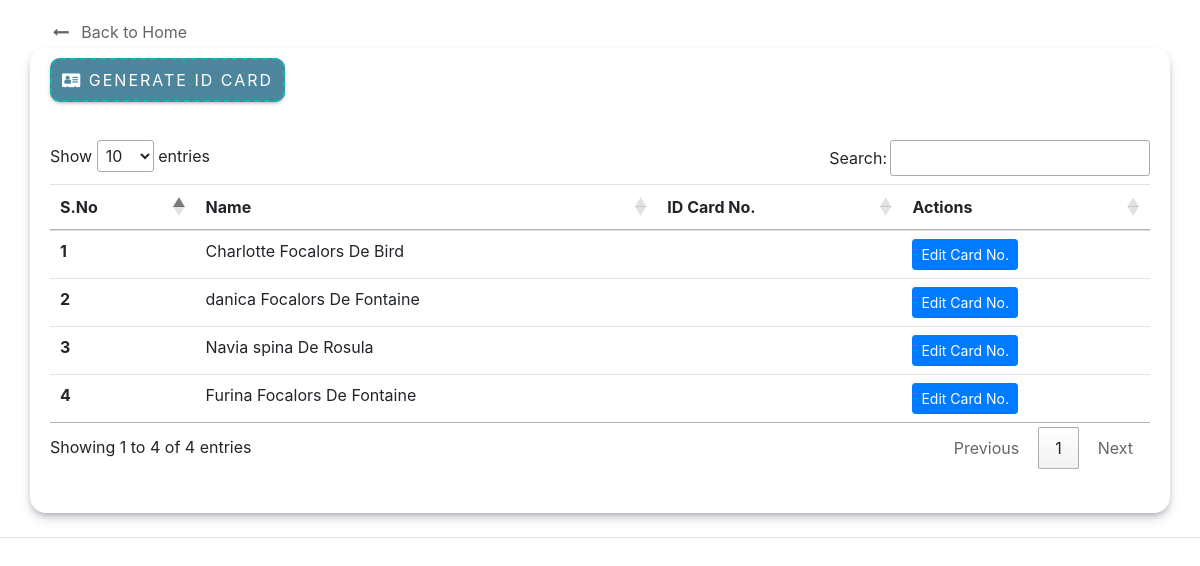
Screenshot of /admin/Idsystem/index.php with the database file from the repository.
### tables this page shows
CREATE TABLE `residents` (
  `id` int(11) NOT NULL,
  `fname` varchar(255) NOT NULL,
  `mname` varchar(255) NOT NULL,
  `lname` varchar(255) NOT NULL,
  `suffix` varchar(255) NOT NULL,
  `sex` varchar(255) NOT NULL,
  `bday` varchar(255) NOT NULL,
  `pob` varchar(255) NOT NULL,
  `religion` varchar(255) NOT NULL,
  `citizenship` varchar(255) NOT NULL,
  `street` varchar(255) NOT NULL,
  `zone` varchar(255) NOT NULL,
  `brgy` varchar(255) NOT NULL,
  `mun` varchar(255) NOT NULL,
  `province` varchar(255) NOT NULL,
  `zipcode` varchar(255) NOT NULL,
  `contact` varchar(255) NOT NULL,
  `educational` varchar(255) NOT NULL,
  `occupation` varchar(255) NOT NULL,
  `civil_status` varchar(255) NOT NULL,
  `labor_status` varchar(255) NOT NULL,
  `voter_status` varchar(255) NOT NULL,
  `pwd_status` varchar(255) NOT NULL,
  `four_p` varchar(255) NOT NULL,
  `vac_status` varchar(255) NOT NULL,
  `status` varchar(255) NOT NULL,
  `longitude` varchar(255) NOT NULL,
  `latitude` varchar(255) NOT NULL,
  `id_card_no` varchar(50) DEFAULT NULL,
  `profile` varchar(255) DEFAULT NULL,
  `qr_code` varchar(255) DEFAULT NULL
);

### admin/Idsystem/index.php (the view, shortened to what this page needs)
<?php
include('config.php');
?>
<!doctype html>
<html lang="en">
<head>
  <link rel="stylesheet" href="https://stackpath.bootstrapcdn.com/bootstrap/4.4.1/css/bootstrap.min.css"
>
  <link rel="stylesheet" href="//cdn.datatables.net/1.10.20/css/jquery.dataTables.min.css">
  <link rel="stylesheet" href="https://cdnjs.cloudflare.com/ajax/libs/font-awesome/4.7.0/css/font-awesome.min.css">
</head>
<body>
  <a href="../home.php" id="backToHome">
    <h7><i class="fa fa-long-arrow-left">&nbsp;&nbsp;</i> Back to Home</h7>
 </a>
  <div class="container my-4 mt-5">
  <a href="id-card.php" class="btn-generate">
  <i class="fa fa-address-card"></i> Generate ID Card
</a>
  <div class="container-main my-4 mt-5">
  <table class="table" id="myTable">
  <thead>
    <tr>
      <th scope="col">S.No</th>
      <th scope="col">Name</th>
      <th scope="col">ID Card No.</th>
      <th scope="col">Actions</th>
    </tr>
  </thead>
  <tbody>
    <?php
      $sql = "SELECT id, fname, mname, lname, id_card_no FROM `residents` ORDER BY id DESC";
      $result = mysqli_query($conn, $sql);
      $sno = 0;
      while($row = mysqli_fetch_assoc($result)){
        $sno++;
        $full_name = $row['fname'] . ' ' . $row['mname'] . ' ' . $row['lname'];
        echo "<tr>
          <th scope='row'>{$sno}</th>
          <td>{$full_name}</td>
          <td>{$row['id_card_no']}</td>
          <td>
            <button class='edit btn btn-sm btn-primary' id='{$row['id']}'>Edit Card No.</button>
          </td>
        </tr>";
      }
    ?>
  </tbody>
</table>
  </div>
  </div>
  <hr>
</body>
</html>

### admin/Idsystem/index.php (style rules this page uses)
.container { padding: 20px; background: rgb(255, 255, 255); border-radius: 1rem; box-shadow: rgba(50, 50, 93, 0.25) 0px 6px 12px -2px, rgba(0, 0, 0, 0.3) 0px 3px 7px -3px; transition: all ease-in-out 0.3s; }
.btn-generate { background-color: #4D869C; padding: 10px; color: #fff; text-transform: uppercase; letter-spacing: 2px; cursor: pointer; border-radius: 10px; border: 2px dashed #00BFA6; box-shadow: rgba(50, 50, 93, 0.25) 0px 2px 5px -1px, rgba(0, 0, 0, 0.3) 0px 1px 3px -1px; transition: .4s; }
#backToHome { position: absolute; top: 20px; left: 10%; transform: translateX(-50%); color: #646665; }

### rows the page displays
residents: full_name "Charlotte Focalors De Bird"
residents: full_name "danica Focalors De Fontaine"
residents: full_name "Navia spina De Rosula"
residents: full_name "Furina Focalors De Fontaine"
